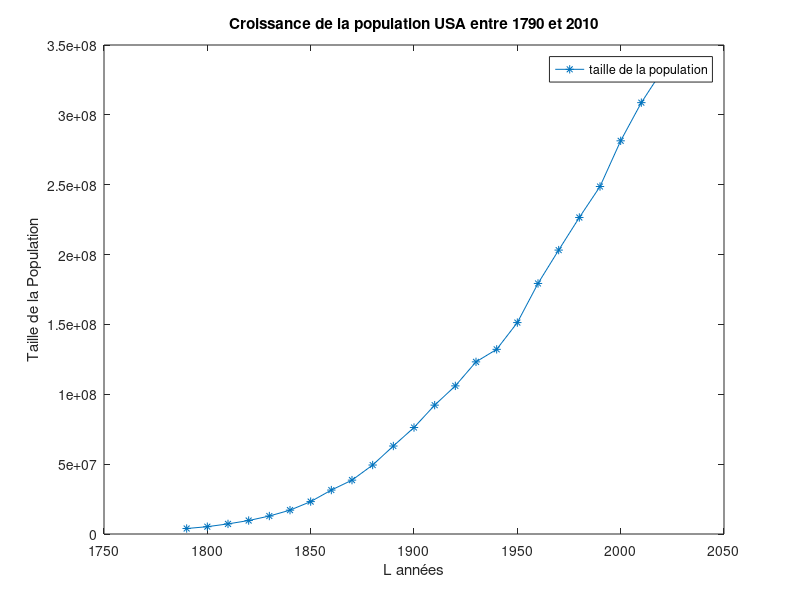
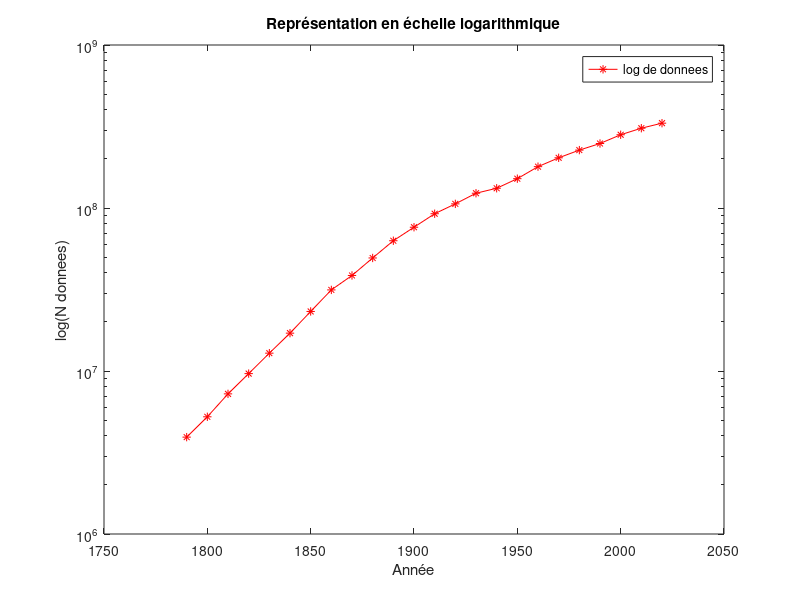
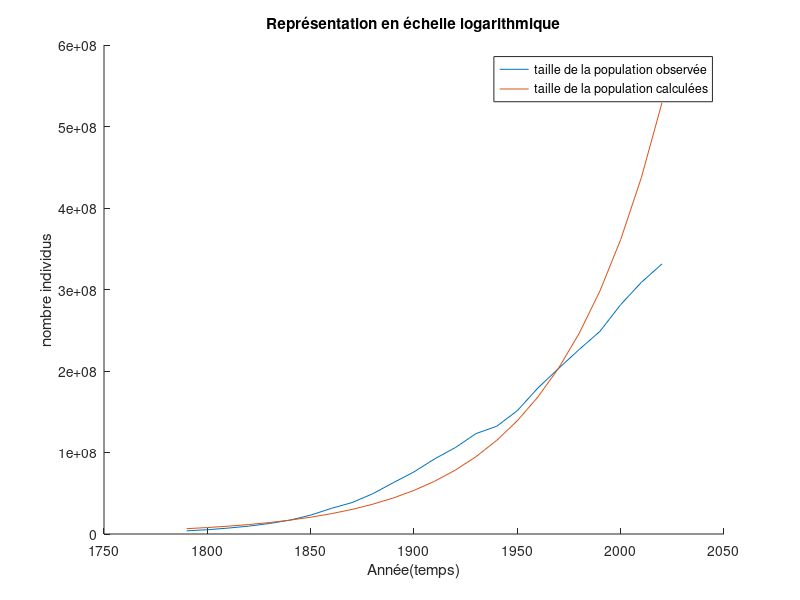

The MATLAB source for these figures, in order:
clear all
%question 1 :
% la méthode donnees = readmatrix('PopUSA.txt') ne marchait pas.
donnees = [
1790   3929214;
1800   5236631;
1810   7239881;  % commentaire
1820   9638453;
1830   12866020;
1840   17069453;
1850   23191876;
1860   31443321;
1870   38558371;
1880   49371340;
1890   62979766;
1900   76212168;
1910   92228531;
1920   106021568;
1930   123202660;
1940   132165129;
1950   151325798;
1960   179323175;
1970   203211926;
1980   226545805;
1990   248709873;
2000   281421906;
2010   308745538;
2020   331449281];
T_donnees=donnees(:,1)'; % ça donne les données de la colonne 1 c-à-d le temps.
N_donnees=donnees(:,2)'; % ça donne les données de la colonne   2 c-à-d la population dans ce temps.
figure(1) 
clf % clf nous aide à supprimer les figures précédentes et quand j'exécute j'obtiens que ma figure.
plot(T_donnees,N_donnees,'*-') % ça sert à tracer la courbe N_donnees en fonction de T_donnees.
xlabel('L années')  % les x de la representation graphique (çe les donne un nom dans la figure).
ylabel('Taille de la Population')  % les y de la representation graphique (çe les donne un nom dans la figure).
title('Croissance de la population USA entre 1790 et 2010')  % ça sert à donner un titre au graphe
legend('taille de la population') % ça nous aide plutôt quand on a deux courbes au même temps (pour lesdifférencier).

figure(2) 
clf  
semilogy(T_donnees,N_donnees,'r*-') % équivant à utiliser plot et mettre log(N_donnees) dedans. 
xlabel('Année')  
ylabel('log(N donnees)') 
title('Représentation en échelle logarithmique')
legend('log de donnees')
% %%%%%%%%% question 2 :
% %%%% a :
% @ : function handle (autre syntaxe);
S=@(R,N0) sum (abs(N_donnees-R.^T_donnees*N0).^2); 
S(1,2)
% Nt=R^t*N0 ==> ln(Nt)=tln(R)+ln(N0) ==>
n_donnees = log(N_donnees);
S_log = @(r,N0) sum(abs(n_donnees-N0-r.*T_donnees).^2);
grad_S_log = @(r,N0) [-2*sum(n_donnees-N0-r*T_donnees);...
    -2*sum(T_data.*(n_donnees-N0-r.*T_donnees))];

A = [length(n_donnees), sum(T_donnees); sum(T_donnees), sum(T_donnees.^2)];
b = [sum(n_donnees); sum(T_donnees.*n_donnees)];
X = [1;2];
A*X\b;
X = (A\b)
Y = exp(X)
%pour afficher le N0 on fait format long et en dessous Y
format long 
Y;
% %%%% c  :
N0=Y(1);
r= Y(2);
N_T = N0*r.^(T_donnees); % calcul le taille de la population au temps T_donnees.
%%%%%%%%%%%%%%%%%

% hold on sert à tracer 2 courbes au même temps ET ça nous aide à comparer les données observées et
% les données calculée.
figure(3)
clf
hold on 
plot(T_donnees,N_donnees)
plot(T_donnees,N_T)
xlabel('Année(temps)') 
ylabel('nombre individus') 
title('Représentation en échelle logarithmique')
legend('taille de la population observée','taille de la population calculées')
hold off
